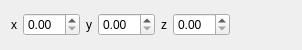
<?xml version="1.0" encoding="UTF-8"?>
<ui version="4.0">
 <class>Form</class>
 <widget class="QWidget" name="Form">
  <property name="geometry">
   <rect>
    <x>0</x>
    <y>0</y>
    <width>302</width>
    <height>50</height>
   </rect>
  </property>
  <property name="windowTitle">
   <string>Form</string>
  </property>
  <layout class="QVBoxLayout" name="verticalLayout">
   <item>
    <layout class="QHBoxLayout" name="horizontalLayout">
     <item>
      <widget class="QLabel" name="label">
       <property name="text">
        <string>x</string>
       </property>
      </widget>
     </item>
     <item>
      <widget class="QDoubleSpinBox" name="doubleSpinBox_3"/>
     </item>
     <item>
      <widget class="QLabel" name="label_2">
       <property name="text">
        <string>y</string>
       </property>
      </widget>
     </item>
     <item>
      <widget class="QDoubleSpinBox" name="doubleSpinBox"/>
     </item>
     <item>
      <widget class="QLabel" name="label_3">
       <property name="text">
        <string>z</string>
       </property>
      </widget>
     </item>
     <item>
      <widget class="QDoubleSpinBox" name="doubleSpinBox_2"/>
     </item>
     <item>
      <spacer name="horizontalSpacer">
       <property name="orientation">
        <enum>Qt::Horizontal</enum>
       </property>
       <property name="sizeHint" stdset="0">
        <size>
         <width>40</width>
         <height>20</height>
        </size>
       </property>
      </spacer>
     </item>
    </layout>
   </item>
  </layout>
 </widget>
 <resources/>
 <connections/>
</ui>
